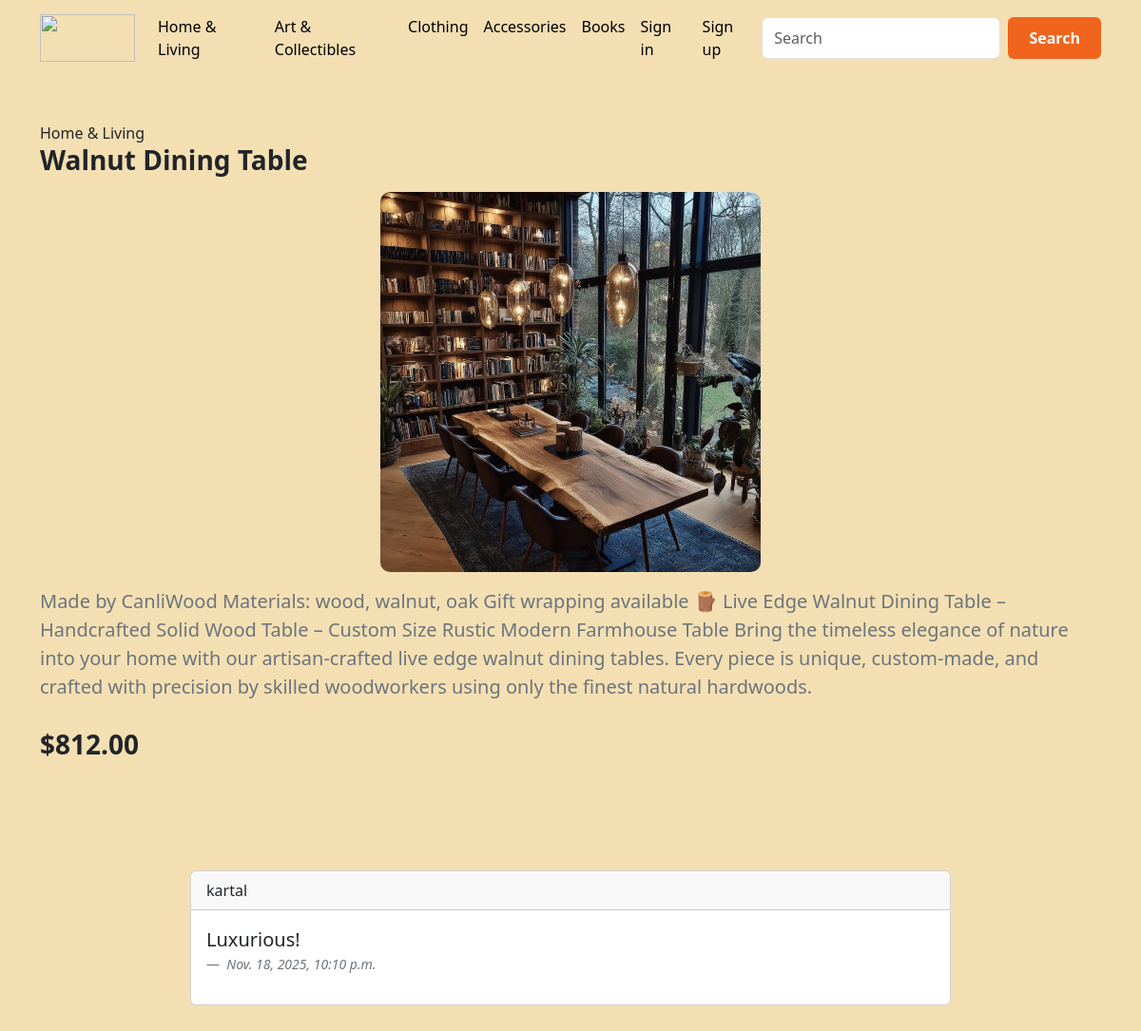
Page /product/3/ on the committed database.
### blog/models.py (models this page shows, shortened)
class Category(models.Model):
    title = models.CharField(max_length=30)
    class Meta:
        verbose_name_plural = "Categories"

class Product(models.Model):
    title = models.CharField(max_length=200)
    price = models.DecimalField(max_digits=10,decimal_places=2)
    image = models.ImageField(upload_to="images/")
    description = models.TextField()
    created_at = models.DateTimeField(auto_now_add=True)
    update_at = models.DateTimeField(auto_now=True)
    category = models.ForeignKey(Category, on_delete=models.CASCADE)

class Comment(models.Model):
    title = models.TextField()
    user = models.ForeignKey(AUTH_USER_MODEL,on_delete=models.CASCADE)
    article = models.ForeignKey(Product,on_delete=models.CASCADE)
    created_at = models.DateTimeField(auto_now_add=True)

class User(AbstractUser):
    address = models.TextField(blank=True,null=True)

### blog/views.py (the view)
# urls.py: path('product/<int:pk>/',Detail.as_view(), name='detail'),
class Detail(DetailView):
    model = Product
    template_name = "blog/detail.html"
    context_object_name = "product"
    def get_context_data(self, **kwargs):
        context = super().get_context_data()
        product = Product.objects.get(pk=self.kwargs['pk'])
        comments = Comment.objects.filter(article=product)
        context["comments"] = comments
        context["comment_form"] = CommentForm
        return context

### blog/templatetags/blog_tags.py (called while the page is built)
@register.simple_tag()
def get_categories():
    return Category.objects.all()

### blog/templates/blog/detail.html (shortened to what this page needs)
{% extends 'base.html' %}
{% block main %}
<div class="container py-5">
    {{product.category.title}}
    <h3 class="fw-bold mb-3">{{ product.title }}</h3>
    <img src="{{ product.image.url }}" class="detail-image" alt="{{ product.title }}">
    <p class="mt-3 fs-5 text-secondary"> {{product.description }}</p>
    <p class="fs-3 fw-bold text-orange mt-4"> ${{product.price }}</p>
</div>
      <div>
        {% for comment in comments %}
        <div class="card my-5 col-8 mx-auto">
        <div class="card-header">
         {{comment.user.username}}
  </div>
  <div class="card-body">
    <figure>
      <blockquote class="blockquote">
        <p>{{comment.title}}</p>
      </blockquote>
      <figcaption class="blockquote-footer">
        <cite title="Source Title">{{comment.created_at}}</cite>
      </figcaption>
    </figure>
  </div>
</div>
        {% endfor %}
    </div>
{% endblock main %}

### templates/base.html (shortened to what this page needs)
{% load blog_tags %}
{% get_categories as categories %}
<!doctype html>
<html lang="en" xmlns="http://www.w3.org/1999/html">
  <head>
    <link href="https://cdn.jsdelivr.net/npm/bootstrap@5.3.8/dist/css/bootstrap.min.css" rel="stylesheet">
  </head>
  <body>
    <nav class="navbar navbar-expand-lg custom-navbar">
  <div class="container">
    <a class="navbar-brand" href="{% url 'home' %}">
      <img width="100px" height="50px" src="https://www.shipstation.com/wp-content/uploads/2023/11/logo-Etsy-white-2x.png">
    </a>
    <div class="collapse navbar-collapse" id="navbarSupportedContent">
      <ul class="navbar-nav me-auto mb-2 mb-lg-0">
        {% for category in categories %}
        <li class="nav-item">
          <a class="nav-link active" aria-current="page" href="{% url 'category' category.pk %}">{{category.title}}</a>
        </li>
        {% endfor %}
        {% if request.user.is_authenticated %}
        <li class="nav-item">
          <form action="{% url 'signout' %}" method="post">
               {% csrf_token %}
          <button type="submit" class="nav-link active">Sign out</button>
          </form>
        </li>
        {% else %}
        <li class="nav-item">
          <a class="nav-link active" aria-current="page" href="{% url 'signin' %}">Sign in</a>
        </li>
        <li class="nav-item">
          <a class="nav-link active" aria-current="page" href="{% url 'signup' %}">Sign up</a>
        </li>
        {% endif %}
      </ul>
      <form class="d-flex" role="search" action="{% url 'search' %}" method="get">
        <input class="form-control me-2" type="search" placeholder="Search" aria-label="Search" name="query"/>
        <button class="btn btn-etsy" type="submit">Search</button>
      </form>
    </div>
  </div>
</nav>
    <main>
    {% block main %}
    {% endblock main %}
    </main>
  </body>
</html>

### templates/base.html (style rules this page uses)
.custom-navbar { background-color: #f3dfb2 }
.custom-navbar .nav-link, .custom-navbar .navbar-brand { color: #F1641E; font-weight: 500; }
body { background-color: #f3dfb2; }
.btn-etsy { background-color: #F1641E; border-color: #F1641E; color: white; }
.btn-etsy { background-color: #F1641E; color: white; padding: 10px 22px; border-radius: 6px; font-weight: 600; border: none; transition: 0.3s; }

### blog/templates/blog/detail.html (style rules this page uses)
.detail-image { width: 400px; height: auto; border-radius: 10px; object-fit: cover; display: block; margin: 0 auto; }

### rows in the picture
Category: title "Home & Living"
Category: title "Art & Collectibles"
Category: title "Clothing"
Category: title "Accessories"
Category: title "Books"
Product: category "Home & Living", title "Walnut Dining Table", image (picture), description "Made by CanliWood Materials: wood, walnut, oak Gift wrapping available 🪵 Live Edge Walnut Dining Table – Handcrafted Solid Wood Table – Custom Size Rustic Modern Farmhouse Table Bring the timeless elegance of nature into your home with our artisan-crafted live edge walnut dining tables. Every piece is unique, custom-made, and crafted with precision by skilled woodworkers using only the finest natural hardwoods.", price "812.00"
Comment: user.username "kartal", title "Luxurious!", created_at "Nov. 18, 2025, 10:10 p.m."
